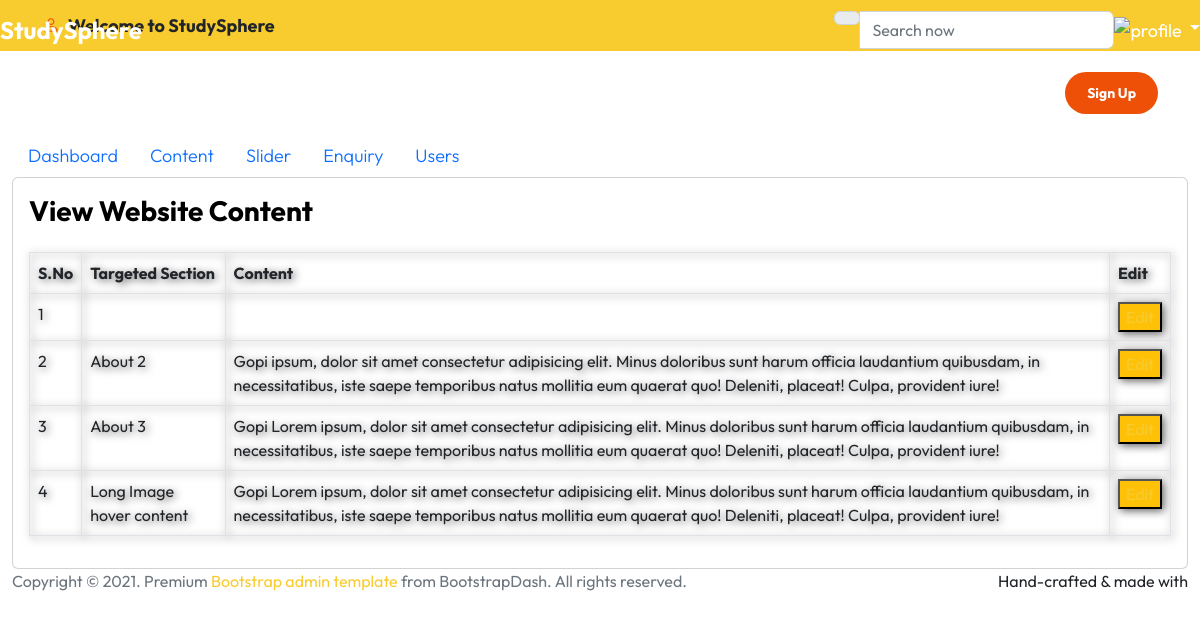
The page /viewcontent.php on the database its author committed.
### tables this page shows
CREATE TABLE `content` (
  `s_no` int(10) NOT NULL,
  `target_content` varchar(100) NOT NULL,
  `content` longtext NOT NULL
);

### viewcontent.php (the view, shortened to what this page needs)
<?php
include_once('header.php');
include_once('../config.php');
?>
<body>
    <div class="container-scroller">
        <?php
        include_once('nav.php');
        ?>
        <div class="main-panel">
            <div class="content-wrapper">
                <div class="row">
                    <div class="col-lg-12 grid-margin stretch-card">
                        <div class="card">
                            <div class="card-body">
                                <h4 class="card-title">View Website Content</h4>
                                <div class="table-responsive pt-3">
                                    <form method="post">
                                        <table class="table table-bordered">
                                            <thead>
                                                <tr>
                                                    <th>
                                                        S.No
                                                    </th>
                                                    <th>
                                                        Targeted Section
                                                    </th>
                                                    <th>
                                                        Content
                                                    </th>
                                                    <th>
                                                        Edit
                                                    </th>
                                                </tr>
                                            </thead>
                                            <tbody>
                                                <?php
                                                $sel = "SELECT * FROM content";
                                                $exe = mysqli_query($con, $sel);
                                                while ($fetch = mysqli_fetch_array($exe)) {
                                                ?>
                                                    <tr>
                                                        <td>
                                                            <?php echo $fetch['s_no']; ?>
                                                        </td>
                                                        <td>
                                                            <?php echo $fetch['target_content']; ?>
                                                        </td>
                                                        <td>
                                                            <?php echo $fetch['content']; ?>
                                                        </td>
                                                        <td>
                                                            <button class=" bg-warning "><a href="editcontent.php?nid=<?php echo $fetch['s_no']; ?>">Edit</a></button>
                                                        </td>
                                                    </tr>
                                                <?php
                                                }
                                                ?>
                                            </tbody>
                                        </table>
                                    </form>
                                </div>
                            </div>
                        </div>
                    </div>
                </div>
            </div>
            <footer class="footer">
                <div class="d-sm-flex justify-content-center justify-content-sm-between">
                    <span class="text-muted text-center text-sm-left d-block d-sm-inline-block">Copyright © 2021. Premium <a href="https://www.bootstrapdash.com/" target="_blank">Bootstrap admin template</a> from BootstrapDash. All rights reserved.</span>
                    <span class="float-none float-sm-right d-block mt-1 mt-sm-0 text-center">Hand-crafted & made with <i class="ti-heart text-danger ml-1"></i></span>
                </div>
            </footer>
        </div>
    </div>
    </div>
</body>
</html>

### header.php (shortened to what this page needs)
<!doctype html>
<html lang="en">
<head>
    <link href="css/bootstrap.min.css" rel="stylesheet">
    <link href="css/bootstrap-icons.css" rel="stylesheet">
    <link href="css/stylesheet.css" rel="stylesheet">
</head>
<body>
    <main>
        <header class="site-header">
            <div class="container">
                <div class="row">
                    <div class="col-lg-12 col-12 d-flex flex-wrap">
                        <p class="d-flex me-4 mb-0">
                            <i class="bi-person custom-icon me-2"></i>
                            <strong class="text-dark">Welcome to StudySphere</strong>
                        </p>
                    </div>
                </div>
            </div>
        </header>
        <nav class="navbar navbar-expand-lg">
            <div class="container">
                <a class="navbar-brand" href="index.php">
                </a>
                <div class="collapse navbar-collapse" id="navbarNav">
                    <ul class="navbar-nav align-items-lg-center ms-auto me-lg-5">
                        <li class="nav-item">
                            <a class="nav-link click-scroll" href="#section_1">Home</a>
                        </li>
                        <li class="nav-item">
                            <a class="nav-link click-scroll" href="#section_2">About</a>
                        </li>
                        <li class="nav-item">
                            <a class="nav-link click-scroll" href="#section_3">why StudySphere</a>
                        </li>
                        <li class="nav-item">
                            <a class="nav-link click-scroll" href="#section_4">Schedule</a>
                        </li>
                        <li class="nav-item">
                            <a class="nav-link click-scroll" href="#section_5">Pricing</a>
                        </li>
                        <li class="nav-item">
                            <a class="nav-link click-scroll" href="#section_6">Contact</a>
                        </li>
                    </ul>
                    <a href="ticket.php" class="btn custom-btn d-lg-block d-none">Sign Up</a>
                </div>
            </div>
        </nav>

### nav.php (shortened to what this page needs)
<nav class="navbar col-lg-12 col-12 p-0 fixed-top d-flex flex-row" id="home">
      <div class="text-center navbar-brand-wrapper d-flex align-items-center justify-content-center">
        <a class="navbar-brand brand-logo mr-5" href="dashboard.php">
          StudySphere
        </a>
      </div>
      <div class="navbar-menu-wrapper d-flex align-items-center justify-content-end">
        <button class="navbar-toggler navbar-toggler align-self-center" type="button" data-toggle="minimize">
        </button>
        <ul class="navbar-nav mr-lg-2">
          <li class="nav-item nav-search d-none d-lg-block">
            <div class="input-group">
              <div class="input-group-prepend hover-cursor" id="navbar-search-icon">
                <span class="input-group-text" id="search">
                </span>
              </div>
              <input type="text" class="form-control" id="navbar-search-input" placeholder="Search now" aria-label="search" aria-describedby="search">
            </div>
          </li>
        </ul>
        <ul class="navbar-nav navbar-nav-right">
          <li class="nav-item nav-profile dropdown">
            <a class="nav-link dropdown-toggle" href="#" data-toggle="dropdown" id="profileDropdown">
              <img src="images/faces/face28.jpg" alt="profile"/>
            </a>
          </li>
        </ul>
      </div>
    </nav>
    <div class="container-fluid page-body-wrapper">
     <nav class="sidebar sidebar-offcanvas" id="sidebar">
        <ul class="nav">
          <li class="nav-item">
            <a class="nav-link" href="dashboard.php">
              <span class="menu-title">Dashboard</span>
            </a>
          </li>
          <li class="nav-item">
            <a class="nav-link" data-toggle="collapse" href="#ui-basic" aria-expanded="false" aria-controls="ui-basic">
              <span class="menu-title">Content</span>
            </a>
          </li>
          <li class="nav-item">
            <a class="nav-link" data-toggle="collapse" href="#slider" aria-expanded="false" aria-controls="slider">
              <span class="menu-title">Slider</span>
            </a>
          </li>
          <li class="nav-item">
            <a class="nav-link" data-toggle="collapse" href="#team" aria-expanded="false" aria-controls="team">
              <span class="menu-title">Enquiry</span>
            </a>
          </li>
          <li class="nav-item">
            <a class="nav-link" data-toggle="collapse" href="#slider1" aria-expanded="false" aria-controls="slider1">
              <span class="menu-title">Users</span>
            </a>
          </li>
        </ul>
      </nav>

### stylesheet.css (style rules this page uses)
:root { --white-color: #ffffff; --primary-color: #F8CB2E; --secondary-color: #EE5007; --section-bg-color: #f0f8ff; --custom-btn-bg-color: #EE5007; --custom-btn-bg-hover-color: #c01f27; --dark-color: #000000; --p-color: #717275; --border-color: #7fffd4; --link-hover-color: #B22727; --body-font-family: 'Outfit', sans-serif; --h1-font-size: 74px; --h2-font-size: 46px; --h3-font-size: 32px; --h4-font-size: 28px; --h5-font-size: 24px; --h6-font-size: 22px; --p-font-size: 18px; --btn-font-size: 14px; --copyright-font-size: 16px; --border-radius-large: 100px; --border-radius-medium: 20px; --border-radius-small: 10px; --font-weight-light: 300; --font-weight-normal: 400; --font-weight-bold: 700; }
body { background-color: var(--white-color); font-family: var(--body-font-family); }
h2, h3, h4, h5, h6 { color: var(--dark-color); }
h1, h2, h3, h4, h5, h6 { font-weight: var(--font-weight-bold); }
h4 { font-size: var(--h4-font-size); }
p { color: var(--p-color); font-size: var(--p-font-size); font-weight: var(--font-weight-light); }
ul li { color: var(--p-color); font-size: var(--p-font-size); font-weight: var(--font-weight-light); }
a, button { touch-action: manipulation; transition: all 0.3s; }
a { display: inline-block; color: var(--primary-color); text-decoration: none; }
b, strong { font-weight: var(--font-weight-bold); }
.custom-icon { color: var(--secondary-color); }
.custom-btn { background: var(--custom-btn-bg-color); border: 2px solid transparent; border-radius: var(--border-radius-large); color: var(--white-color); font-size: var(--btn-font-size); font-weight: var(--font-weight-bold); line-height: normal; transition: all 0.3s; padding: 10px 20px; }
.site-header { background-color: var(--primary-color); padding-top: 12px; padding-bottom: 12px; }
.navbar { background: transparent; z-index: 9; }
.navbar-brand, .navbar-brand:hover { color: var(--white-color); font-size: var(--h5-font-size); font-weight: var(--font-weight-bold); }
.navbar-expand-lg .navbar-nav .nav-link { border-radius: var(--border-radius-large); margin: 10px; padding: 10px 20px; }
.navbar-nav .nav-link { display: inline-block; color: var(--white-color); font-size: var(--p-font-size); font-weight: var(--font-weight-normal); position: relative; padding-top: 15px; padding-bottom: 15px; }
.navbar-toggler { border: 0; padding: 0; cursor: pointer; margin: 0; width: 30px; height: 35px; outline: none; }
.table-responsive { filter: drop-shadow(2px 2px 4px #606060); }

### rows shown on the page
content: s_no "1"
content: s_no "2", target_content "About 2", content "Gopi ipsum, dolor sit amet consectetur adipisicing elit. Minus doloribus sunt harum officia laudantium quibusdam, in necessitatibus, iste saepe temporibus natus mollitia eum quaerat quo! Deleniti, placeat! Culpa, provident iure!"
content: s_no "3", target_content "About 3", content "Gopi Lorem ipsum, dolor sit amet consectetur adipisicing elit. Minus doloribus sunt harum officia laudantium quibusdam, in necessitatibus, iste saepe temporibus natus mollitia eum quaerat quo! Deleniti, placeat! Culpa, provident iure!"
content: s_no "4", target_content "Long Image hover content", content "Gopi Lorem ipsum, dolor sit amet consectetur adipisicing elit. Minus doloribus sunt harum officia laudantium quibusdam, in necessitatibus, iste saepe temporibus natus mollitia eum quaerat quo! Deleniti, placeat! Culpa, provident iure!"
